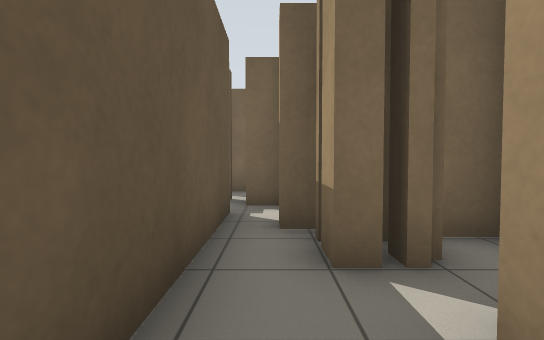
view 1 (above)

24 first-person views from a walk through a Stage world. The camera is 0.94 m above the floor, tilts 2° down and sees 85° across. The lines on the ground mark 1 m squares. The floor is counted in squares, 1 m on a side. Each view is taken from the middle of a square. On the plan, view 1 faces up. The plan holds only what a view shows up to about 11 squares ahead; the rest is blank. The place goes on beyond the plan. The robots in the file are not drawn.

view 2
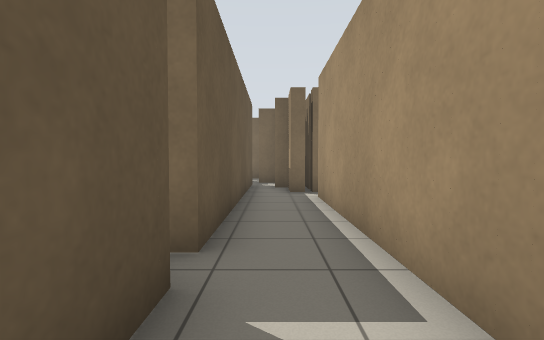

view 3
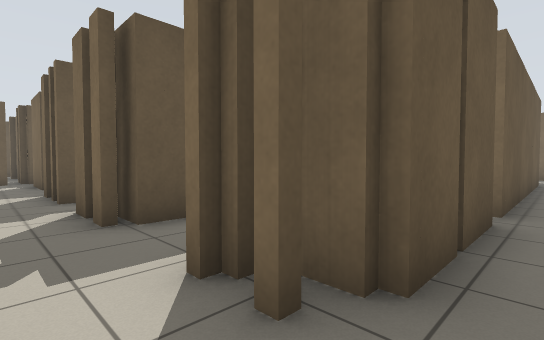

view 4
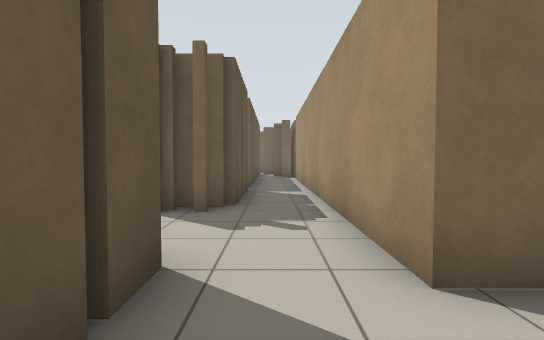

view 5
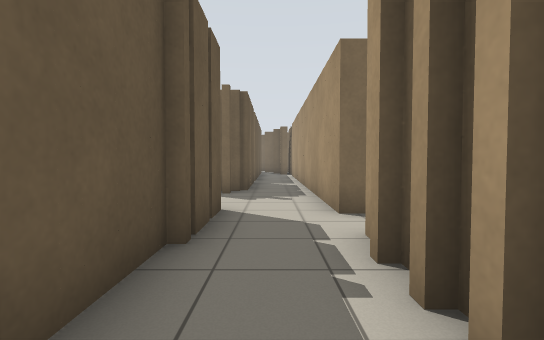

view 6
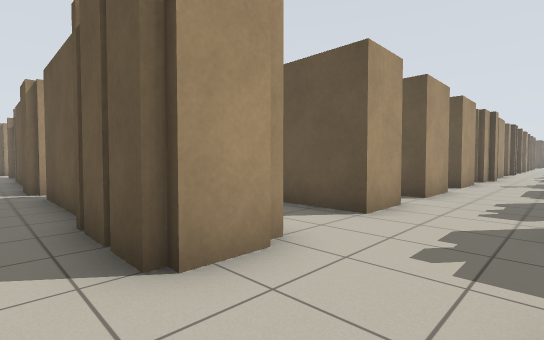

view 7
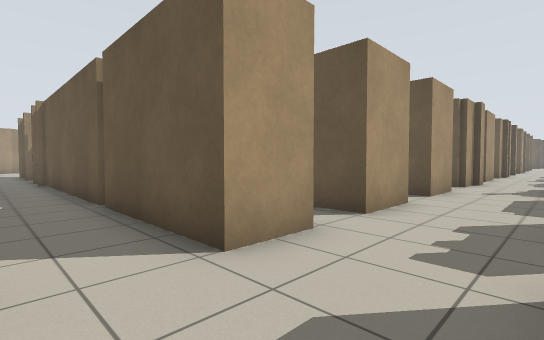

view 8
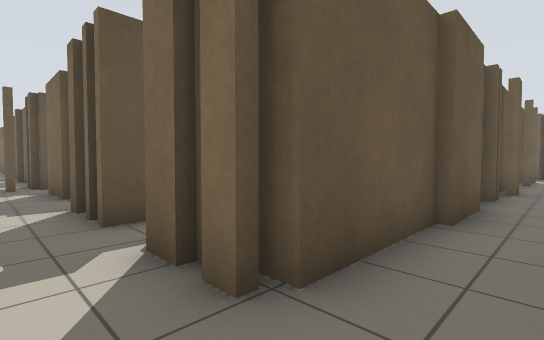

view 9
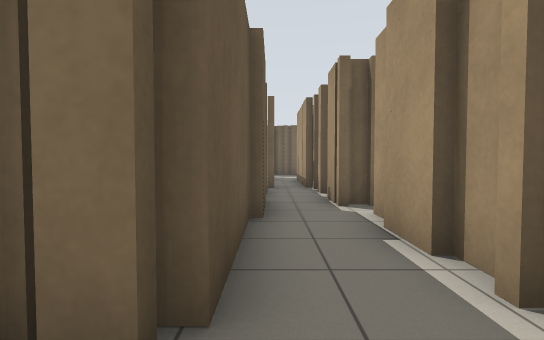

view 10
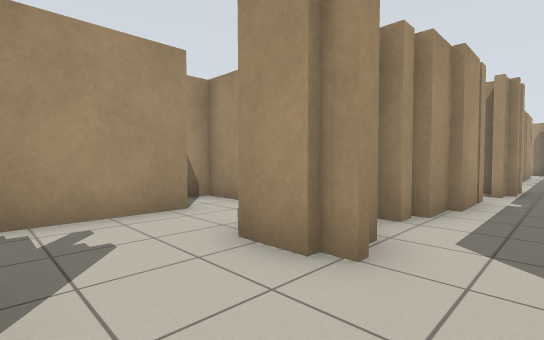

view 11
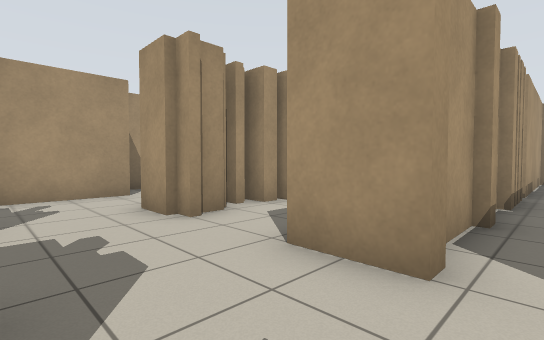

view 12
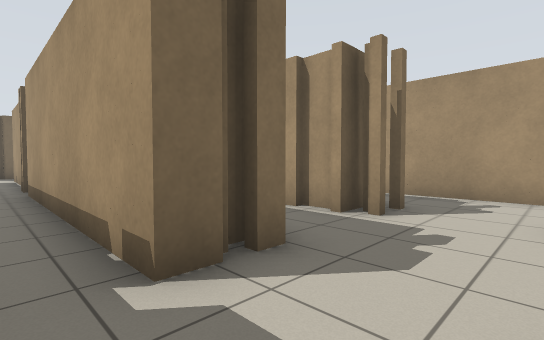

view 13
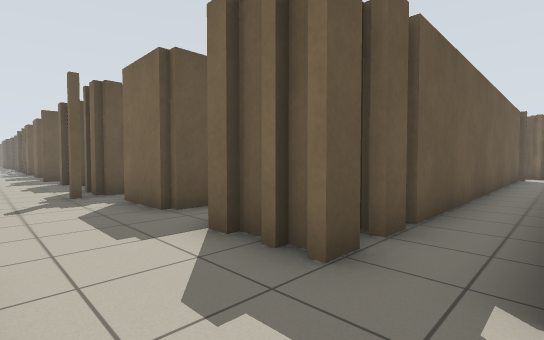

view 14
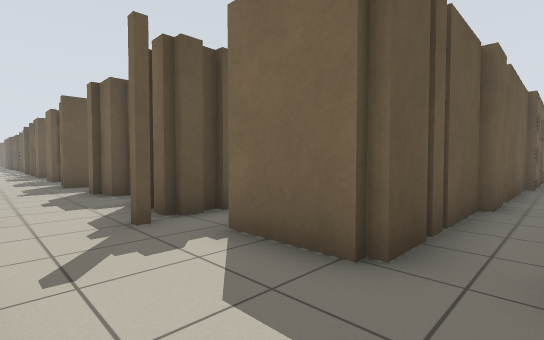

view 15
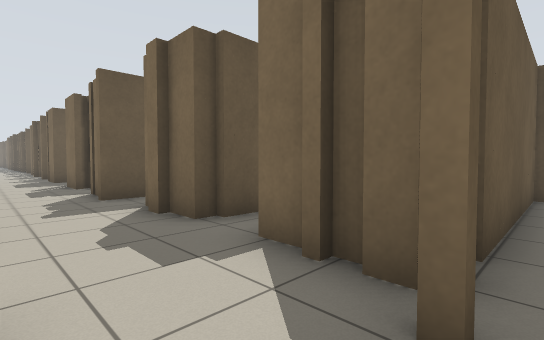

view 16
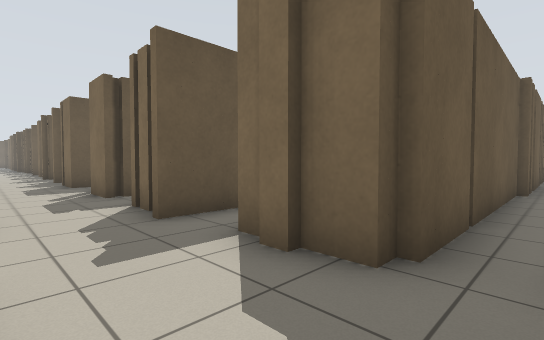

view 17
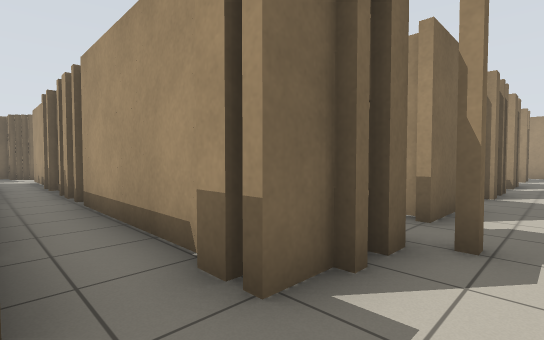

view 18
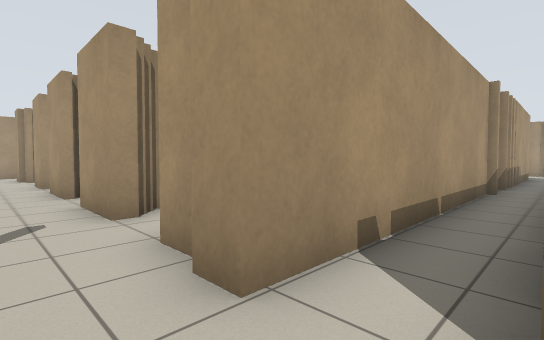

view 19
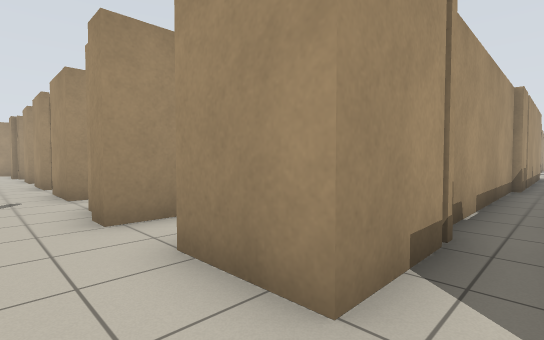

view 20
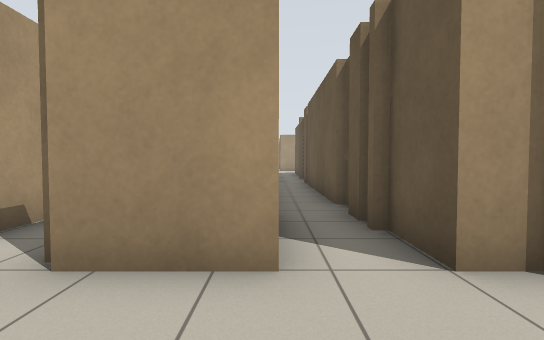

view 21
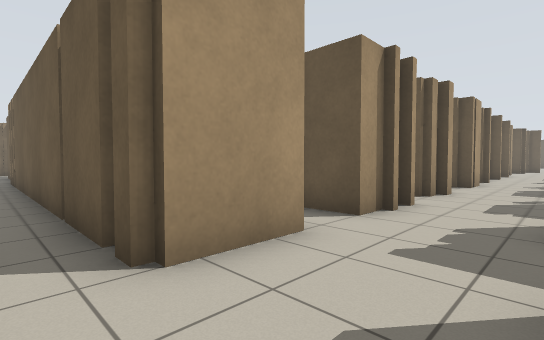

view 22
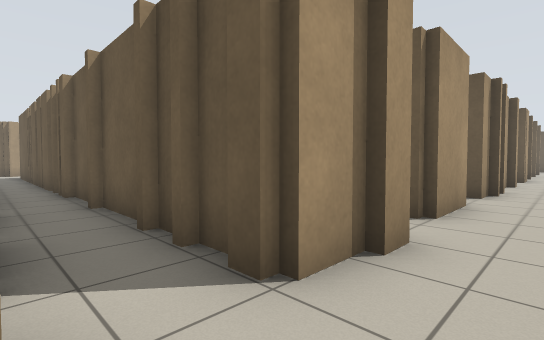

view 23
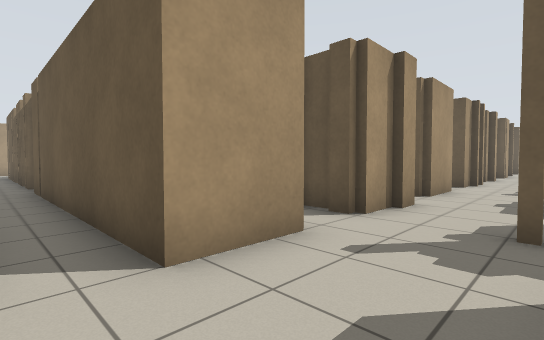

view 24
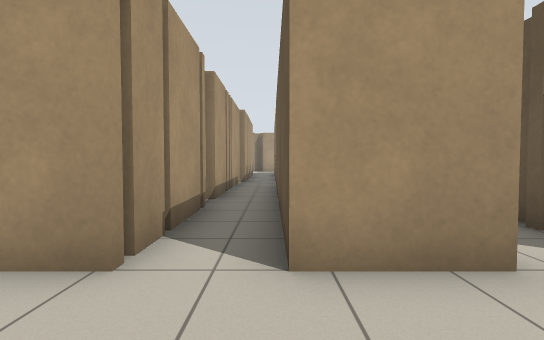

### Floor plan
Key: @ floor where view 1 was taken; # wall or solid block; x gap in a wall; . floor.
Columns run from 31 left of view 1 to 3 right of it. Each row starts with its distance up from view 1.
  9                               #
  8                               .
  7                               ##
  6                               #
  5              #.#    #      #  #
  4              #.#    #  #.# #  #####
  3              #.#    #  #.# #  #.#.
  2              #.#    #  #.######...
  1              #.#    #  #.######.#
  0              #.#    #. #.##..##@#
 -1              #.##.  #. #.##..##.#
 -2              #.##.  #. #.# ..##.#
 -3              #.##.  #. #.###.##.#
 -4              #.##.  #. #.###.##.#
 -5              #.##.  #. #.##..##.#
 -6          #   #.##.  #. #.##..##.#
 -7   #   #  #.###.##.###x##.##..##.#
 -8 .##. ##.##......#.....##.##..##.#
 -9 ................................#
-10 ................................##
-11  ##  ## ##.###.##.###.##.##..##..##
-12          #.###.##. ##.##.##..##...#
-13          #.# #.##.  #.# .##..##.###
-14          #.# #.##.  #.# .##..##.#
-15          #.# #.##.  #.# .##..##.#
-16          #.# #.##.  #.# .##..##.

Where each view was taken, in squares from view 1:
view 1: 0 up, 0 right, facing up
view 2: 6 down, 0 right, facing up
view 3: 9 down, 0 right, facing up-left
view 4: 13 down, 0 right, facing up
view 5: 16 down, 0 right, facing up
view 6: 8 down, 0 right, facing down-left
view 7: 8 down, 3 left, facing down-left
view 8: 9 down, 3 left, facing up-left
view 9: 9 down, 4 left, facing up
view 10: 8 down, 4 left, facing down-right
view 11: 8 down, 7 left, facing down-right
view 12: 10 down, 7 left, facing up-right
view 13: 10 down, 6 left, facing up-left
view 14: 10 down, 10 left, facing up-left
view 15: 10 down, 14 left, facing up-left
view 16: 10 down, 17 left, facing up-left
view 17: 9 down, 18 left, facing up-right
view 18: 9 down, 18 left, facing down-right
view 19: 9 down, 21 left, facing down-right
view 20: 8 down, 20 left, facing down
view 21: 8 down, 17 left, facing down-left
view 22: 9 down, 13 left, facing down-left
view 23: 8 down, 10 left, facing down-left
view 24: 8 down, 11 left, facing down
